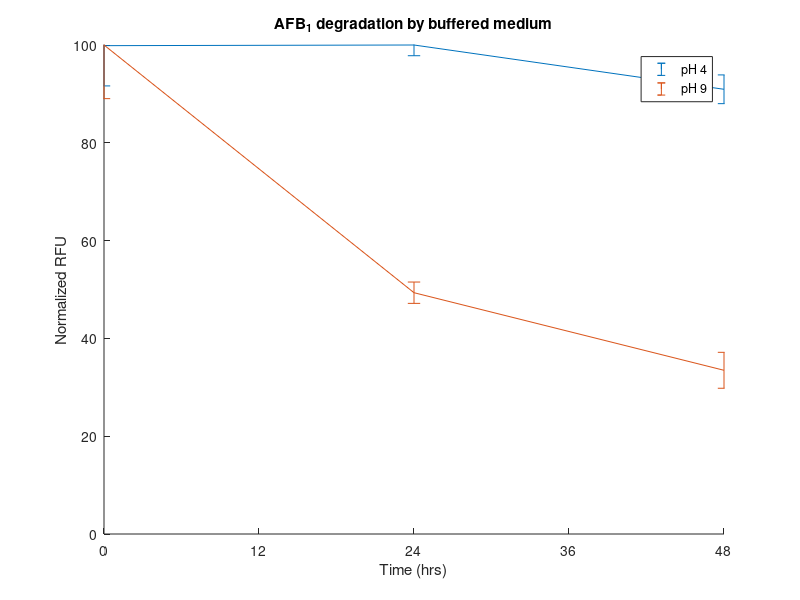
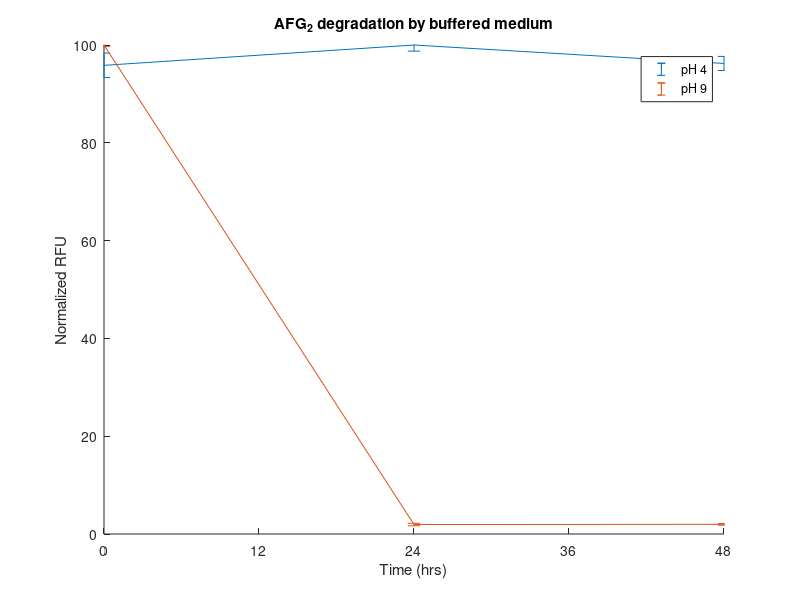

Reproduce these figures in MATLAB, in order.
clear

pH4_B1 = [99.86712633 100 90.94448856];
err_4B = [8.232547361 2.191165779 2.938348373];
pH9_B1 = [100 49.34476956 33.47918137];
err_9B = [10.96842443 2.182214705 3.673989034];
pH4_G2 = [95.84154922 100 96.22647317];
err_4G = [2.505998945 1.252665961 1.442760582];
pH9_G2 = [100 1.93764831 1.979107002];
err_9G = [0.281777495 0.255867609 0.176645583];

TP = [0 24 48];

figure
    hold on
    %plot(TP,pH4_B1)
    errorbar(TP,pH4_B1,err_4B)
    %plot(TP,pH9_B1)
    errorbar(TP,pH9_B1,err_9B)
    xlim([0 48])
    xticks([0 12 24 36 48])
    ylim([0 100])
    xlabel('Time (hrs)')
    ylabel('Normalized RFU')
    legend('pH 4','pH 9')
    title('AFB_1 degradation by buffered medium')
    
figure
    hold on
    %plot(TP,pH4_G2)
    errorbar(TP,pH4_G2,err_4G)
    %plot(TP,pH9_G2)
    errorbar(TP,pH9_G2,err_9G)
    xlim([0 48])
    xticks([0 12 24 36 48])
    ylim([0 100])
    xlabel('Time (hrs)')
    ylabel('Normalized RFU')
    legend('pH 4','pH 9')
    title('AFG_2 degradation by buffered medium')
    